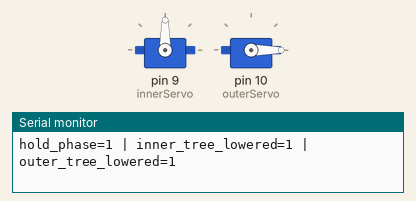
The sketch below on a simulated Arduino Uno, built with avr-gcc and run on an emulated ATmega328P. Shown: 2 × servo, the last lines printed to the serial monitor. Random numbers use the default seed unless the sketch sets one.

Above: at 0.1 s.
At 10.4 s:
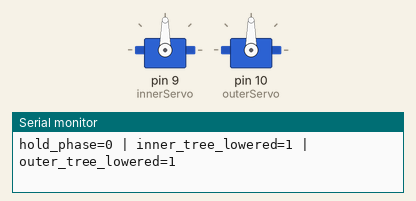
At 20.9 s:
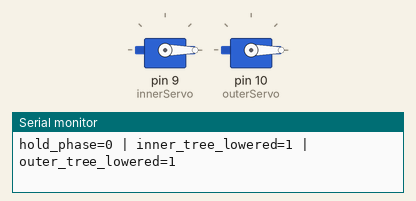
At 39.9 s:
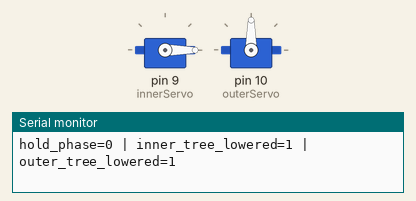
Timing chart, 0 to 40.0 s (numbered marks = the images above):
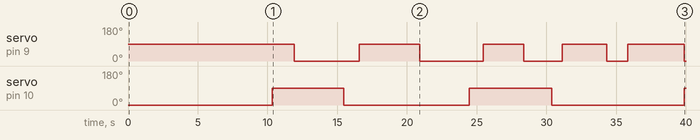

Measured:
- by itself, servo on pin 9 (innerServo): 90° → 0° at 11.9 s, → 90° 4.7 s later, → 0° 4.3 s later, → 90° 4.6 s later, … (9 changes in this stretch)
- by itself, servo on pin 10 (outerServo): goes 90° 5.1 s, 0° 9.0 s, 90° 5.9 s, 0° 9.5 s, then 90°

The sketch:

servo_with_sensors.ino
```cpp
// #include <Servo.h>

// Servo innerServo;
// Servo outerServo;

// // states (match initial positions)
// int innerState = 1;  // 1 = 90°, 0 = 0°
// int outerState = 1;

// // timing
// unsigned long innerTimer = 0;
// unsigned long outerTimer = 0;

// // intervals
// unsigned long innerInterval = 5000;
// unsigned long outerInterval = 5000;

// // startup control
// bool started = false;
// unsigned long startTime = 0;

// // ---------------- FIXED BOOLEAN MEANING ----------------
// // both start LOWERED according to your definition
// bool inner_tree_lowered = true;
// bool outer_tree_lowered = true;

// void setup() {
//   innerServo.attach(9);
//   outerServo.attach(10);

//   // initial phase-shifted positions
//   innerServo.write(90);
//   outerServo.write(0);

//   startTime = millis();
// }

// void loop() {

//   // ---- initial hold phase (5 sec) ----
//   bool hold_phase = (!started && (millis() - startTime < 5000));

//   if (!started) {
//     if (hold_phase) {
//       // still holding, no motion
//       Serial.println("hold_phase=1");
//       return;
//     }

//     innerTimer = millis();
//     outerTimer = millis();

//     innerInterval = random(5000, 10000);
//     outerInterval = random(5000, 10000);

//     started = true;
//   }

//   // ---- INNER SERVO ----
//   if (millis() - innerTimer >= innerInterval) {
//     innerTimer = millis();

//     innerState = !innerState;
//     innerServo.write(innerState ? 90 : 0);

//     inner_tree_lowered = innerState;  // 90 = lowered in your system

//     innerInterval = random(1000, 5000);
//   }

//   // ---- OUTER SERVO ----
//   if (millis() - outerTimer >= outerInterval) {
//     outerTimer = millis();

//     outerState = !outerState;
//     outerServo.write(outerState ? 90 : 0);

//     outer_tree_lowered = outerState;  // 0 = lowered in your system

//     outerInterval = random(5000, 10000);
//   }

//   // ---------------- DEBUG ----------------
//   Serial.print("hold_phase=");
//   Serial.print(hold_phase);

//   Serial.print(" | inner_tree_lowered=");
//   Serial.print(inner_tree_lowered);

//   Serial.print(" | outer_tree_lowered=");
//   Serial.println(outer_tree_lowered);
// }

#include <Servo.h>

Servo innerServo;
Servo outerServo;

int innerState = 1;
int outerState = 1;

unsigned long innerTimer = 0;
unsigned long outerTimer = 0;

unsigned long innerInterval = 5000;
unsigned long outerInterval = 5000;

bool started = false;
unsigned long startTime = 0;

// states
bool inner_tree_lowered = true;
bool outer_tree_lowered = true;

void setup() {
  Serial.begin(9600);   // IMPORTANT (you were missing this)

  innerServo.attach(9);
  outerServo.attach(10);

  innerServo.write(90);
  outerServo.write(0);

  startTime = millis();
}

void loop() {

  bool hold_phase = (!started && (millis() - startTime < 5000));

  // ---------------- HOLD PHASE ----------------
  if (!started && hold_phase) {

    // still show live status
    Serial.print("hold_phase=1");
    Serial.print(" | inner_tree_lowered=");
    Serial.print(inner_tree_lowered);
    Serial.print(" | outer_tree_lowered=");
    Serial.println(outer_tree_lowered);

    return;
  }

  if (!started) {
    innerTimer = millis();
    outerTimer = millis();

    innerInterval = random(5000, 10000);
    outerInterval = random(5000, 10000);

    started = true;
  }

  // ---------------- INNER SERVO ----------------
  if (millis() - innerTimer >= innerInterval) {
    innerTimer = millis();

    innerState = !innerState;
    innerServo.write(innerState ? 90 : 0);

    inner_tree_lowered = innerState;

    innerInterval = random(1000, 5000);
  }

  // ---------------- OUTER SERVO ----------------
  if (millis() - outerTimer >= outerInterval) {
    outerTimer = millis();

    outerState = !outerState;
    outerServo.write(outerState ? 0 : 90);
    outer_tree_lowered = outerState;

    outerInterval = random(5000, 10000);
  }

  // ---------------- REAL-TIME DEBUG (ALWAYS RUNS) ----------------
  Serial.print("hold_phase=");
  Serial.print(hold_phase);

  Serial.print(" | inner_tree_lowered=");
  Serial.print(inner_tree_lowered);

  Serial.print(" | outer_tree_lowered=");
  Serial.println(outer_tree_lowered);
}
```
